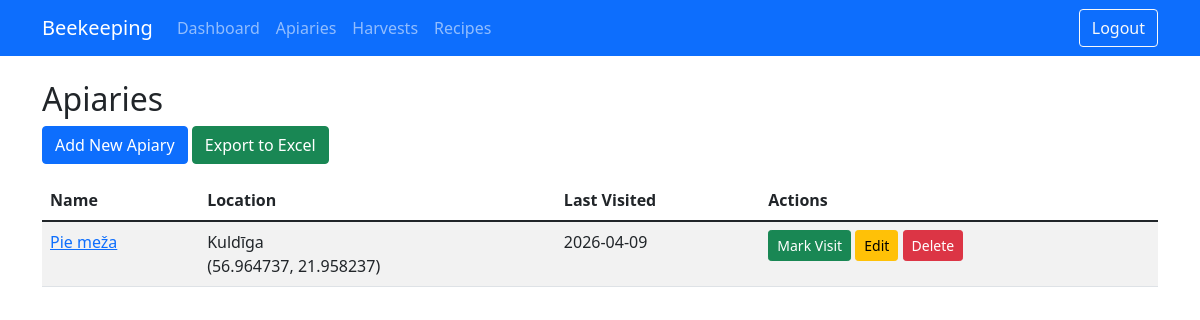
/apiaries (signed in), run on the app's committed database.
### tables this page shows
CREATE TABLE apiaries (
                id INTEGER PRIMARY KEY,
                name TEXT NOT NULL,
                last_visit_date TEXT
            , location TEXT, latitude REAL, longitude REAL, user_id INTEGER NOT NULL DEFAULT 1);

### web_app.py (the view)
@app.route('/apiaries')
@login_required
def apiaries():
    conn = sqlite3.connect('beekeeping.db')
    c = conn.cursor()
    c.execute("""
        SELECT a.id, a.name, a.location, a.latitude, a.longitude, MAX(av.visit_date) as last_visit
        FROM apiaries a
        LEFT JOIN apiary_visits av ON a.id = av.apiary_id
        WHERE a.user_id = ?
        GROUP BY a.id, a.name, a.location, a.latitude, a.longitude
        ORDER BY a.name
    """, (session['user_id'],))
    apiaries_list = c.fetchall()
    conn.close()
    return render_template('apiaries.html', apiaries=apiaries_list)

### web_app.py (called while the page is built)
@app.before_request
def require_login():
    allowed = {"login", "register", "logout", "static", "serve_image"}  # names of view functions that don't require auth
    if request.endpoint not in allowed and not session.get("logged_in"):
        return redirect(url_for("login"))

def login_required(f):
    @wraps(f)
    def decorated_function(*args, **kwargs):
        if not session.get("logged_in"):
            return redirect(url_for("login"))
        return f(*args, **kwargs)
    return decorated_function

### templates/apiaries.html (shortened to what this page needs)
{% extends "base.html" %}
{% block content %}
<h2>Apiaries</h2>
<a href="{{ url_for('add_apiary') }}" class="btn btn-primary mb-3">Add New Apiary</a>
<a href="{{ url_for('export_apiaries') }}" class="btn btn-success mb-3">Export to Excel</a>
<table class="table table-striped">
    <thead>
        <tr>
            <th>Name</th>
            <th>Location</th>
            <th>Last Visited</th>
            <th>Actions</th>
        </tr>
    </thead>
    <tbody>
        {% for apiary in apiaries %}
        <tr>
            <td><a href="{{ url_for('view_apiary', apiary_id=apiary[0]) }}">{{ apiary[1] }}</a></td>
            <td>
                {% if apiary[2] %}{{ apiary[2] }}{% endif %}
                {% if apiary[3] and apiary[4] %}
                    {% if apiary[2] %}<br>{% endif %}
                    ({{ "%.6f"|format(apiary[3]) }}, {{ "%.6f"|format(apiary[4]) }})
                {% endif %}
            </td>
            <td>{{ apiary[5] or 'Never' }}</td>
            <td>
                <a href="{{ url_for('mark_visit', apiary_id=apiary[0]) }}" class="btn btn-sm btn-success">Mark Visit</a>
                <a href="{{ url_for('edit_apiary', id=apiary[0]) }}" class="btn btn-sm btn-warning">Edit</a>
                <a href="{{ url_for('delete_apiary', id=apiary[0]) }}" class="btn btn-sm btn-danger" onclick="return confirm('Are you sure?')">Delete</a>
            </td>
        </tr>
        {% endfor %}
    </tbody>
</table>
{% endblock %}

### data on the page
apiaries: name "Pie meža", location "Kuldīga", latitude "56.964737", longitude "21.958237", apiary "2026-04-09"
